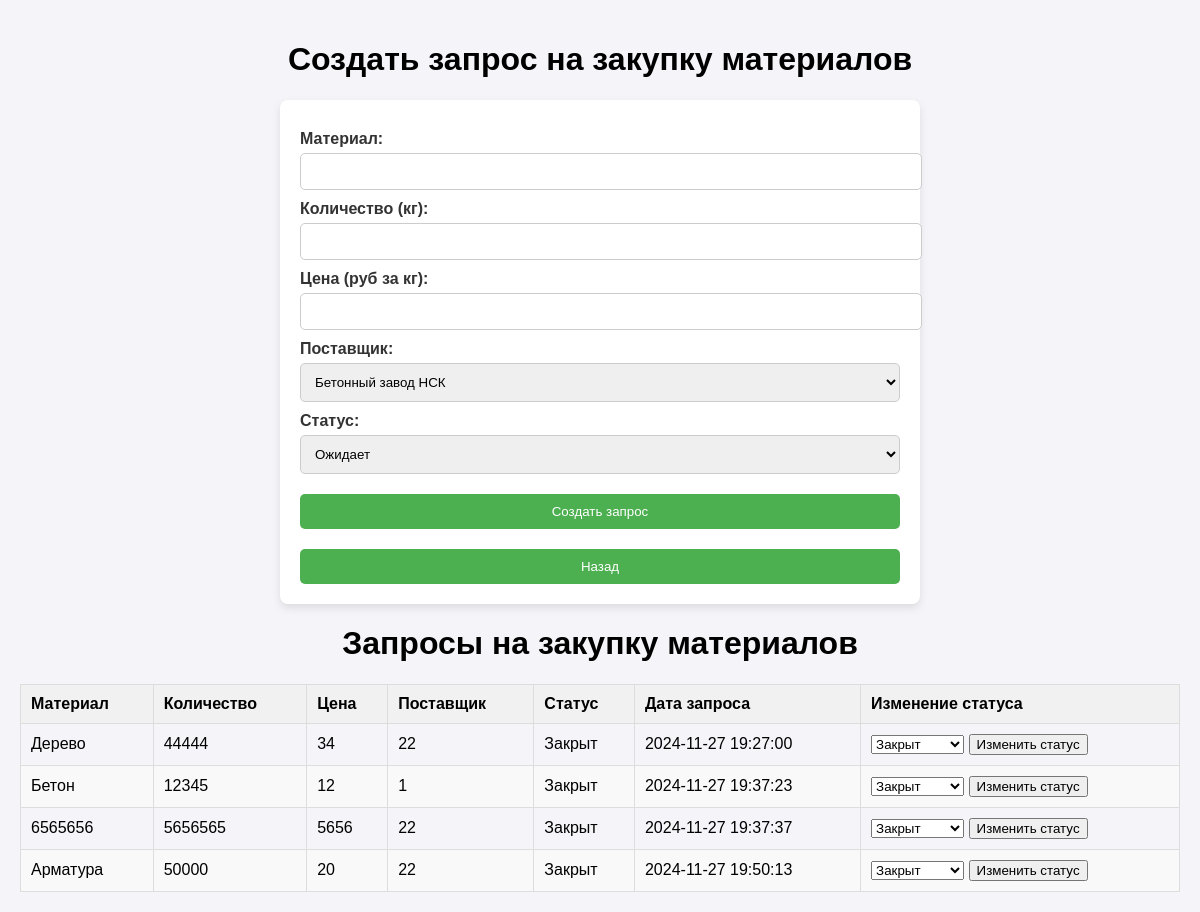
The app's page /purchase_requests (signed in), older data.
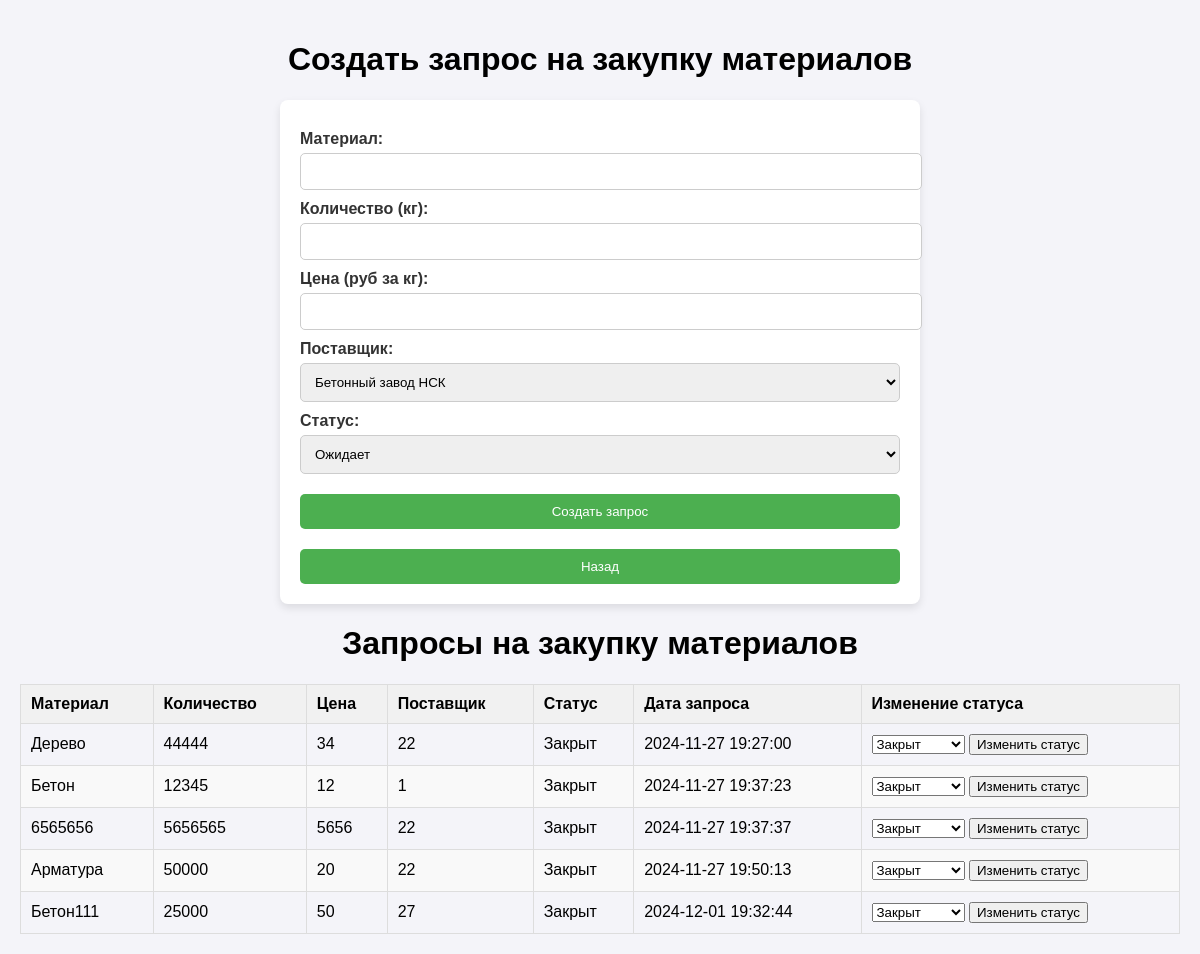
The same page, newer data.
### tables this page shows
CREATE TABLE purchase_requests (
                id INTEGER PRIMARY KEY AUTOINCREMENT,
                material TEXT NOT NULL,
                quantity INTEGER NOT NULL,
                price INTEGER NOT NULL,
                supplier_id INTEGER NOT NULL,
                status TEXT NOT NULL DEFAULT 'Ожидает',
                request_date TEXT NOT NULL,
                FOREIGN KEY (supplier_id) REFERENCES supplier(id) ON DELETE CASCADE
                    );

### main.py (the view, shortened to what this page needs)
@app.route("/purchase_requests", methods=["GET", "POST"])
@login_required
def purchase_requests():
    suppliers = SupplierTable.get_all()
    purchase_requests = PurchaseRequestTable.get_all()
    return render_template("purchase_requests.html", suppliers=suppliers, purchase_requests=purchase_requests)

### active_record.py (called while the page is built)
    @staticmethod
    def connect():
        conn = sqlite3.connect(DB_PATH)
        conn.row_factory = sqlite3.Row
        return conn

    @staticmethod
    def from_row(row):
        return Supplier(
            id=row["id"], name=row["name"], contact_info=row["contact_info"],
            type_of_materials=row["type_of_materials"], address=row["address"]
        )

    @staticmethod
    def get_all():
        conn = Supplier.connect()
        cursor = conn.cursor()
        cursor.execute("SELECT * FROM suppliers")
        rows = cursor.fetchall()
        conn.close()
        return [Supplier.from_row(row) for row in rows]

    @staticmethod
    def from_row(row):
        return PurchaseRequest(
            id=row["id"], material=row["material"], quantity=row["quantity"],
            price=row["price"], supplier_id=row["supplier_id"], status=row["status"],
            request_date=row["request_date"]
        )

    @staticmethod
    def get_all():
        conn = PurchaseRequest.connect()
        cursor = conn.cursor()
        cursor.execute("SELECT * FROM purchase_requests")
        rows = cursor.fetchall()
        conn.close()
        return [PurchaseRequest.from_row(row) for row in rows]

    @staticmethod
    def from_row(row):
        if len(row) == 4:
            return User(
                id=row[0],
                username=row[1],
                password=row[2],
                desc=row[3]
            )
        return None

    @classmethod
    def get_by_id(cls, user_id):
        conn = User.connect()
        cursor = conn.cursor()
        cursor.execute("SELECT * FROM users WHERE id = ?", (user_id,))
        row = cursor.fetchone()
        conn.close()
        return User.from_row(row) if row else None

### main.py (called while the page is built)
@login_manager.user_loader
def load_user(user_id):
    return UserTable.get_by_id(user_id)

### table_module.py (called while the page is built)
    @staticmethod
    def get_all():
        return Supplier.get_all()

    @staticmethod
    def get_by_id(user_id):
        return User.get_by_id(user_id)

    @staticmethod
    def get_all():
        return PurchaseRequest.get_all()

### templates/purchase_requests.html (shortened to what this page needs)
<!DOCTYPE html>
<html lang="ru">
<head>
</head>
<body>
<h1>Создать запрос на закупку материалов</h1>
<div class="form-container">
    <form method="POST">
        <label for="material">Материал:</label>
        <input type="text" id="material" name="material" required>
        <label for="quantity">Количество (кг):</label>
        <input type="number" id="quantity" name="quantity" required>
        <label for="price">Цена (руб за кг):</label>
        <input type="number" id="price" name="price" required>
        <label for="supplier_id">Поставщик:</label>
        <select id="supplier_id" name="supplier_id" required>
            {% for supplier in suppliers %}
                <option value="{{ supplier.id }}">{{ supplier.name }}</option>
            {% endfor %}
        </select>
        <label for="status">Статус:</label>
        <select id="status" name="status" required>
            <option value="Ожидает">Ожидает</option>
        </select>
        <button type="submit">Создать запрос</button>
    </form>
     <button onclick="window.location.href='{{ url_for('index') }}'">Назад</button>
</div>
<h1>Запросы на закупку материалов</h1>
<table>
    <thead>
        <tr>
            <th>Материал</th>
            <th>Количество</th>
            <th>Цена</th>
            <th>Поставщик</th>
            <th>Статус</th>
            <th>Дата запроса</th>
            <th>Изменение статуса</th>
        </tr>
    </thead>
    <tbody>
        {% for request in purchase_requests %}
        <tr>
            <td>{{ request.material }}</td>
            <td>{{ request.quantity }}</td>
            <td>{{ request.price }}</td>
            <td>{{ request.supplier_id }}</td>
            <td>{{ request.status }}</td>
            <td>{{ request.request_date }}</td>
            <td>
                <form action="{{ url_for('update_purchase_request', request_id=request.id) }}" method="POST">
                    <select name="status" required>
                        <option value="Закрыт" {% if request.status == 'Закрыт' %} selected {% endif %}>Закрыт</option>
                    </select>
                    <button type="submit">Изменить статус</button>
                </form>
            </td>
        </tr>
        {% endfor %}
    </tbody>
</table>
</body>
</html>

### templates/purchase_requests.html (style rules this page uses)
body { font-family: 'Arial', sans-serif; background-color: #f4f4f9; margin: 0; padding: 20px; }
.form-container { background-color: #fff; padding: 20px; border-radius: 8px; box-shadow: 0 4px 8px rgba(0, 0, 0, 0.1); max-width: 600px; margin: 0 auto; }
.form-container label { display: block; margin-top: 10px; font-weight: bold; color: #333; }
.form-container input, .form-container select { width: 100%; padding: 10px; margin-top: 5px; border: 1px solid #ccc; border-radius: 5px; }
.form-container button { background-color: #4CAF50; color: white; padding: 10px 20px; border: none; border-radius: 5px; cursor: pointer; margin-top: 20px; width: 100%; }
h1 { text-align: center; }
table { width: 100%; margin-top: 20px; border-collapse: collapse; }
th, td { padding: 10px; text-align: left; border: 1px solid #ddd; }
th { background-color: #f1f1f1; }
tr:nth-child(even) { background-color: #f9f9f9; }

Row changes from the older to the newer data that the page shows:
added purchase_requests: material "Бетон111", quantity "25000", price "50", supplier_id "27", status "Закрыт", request_date "2024-12-01 19:32:44"
